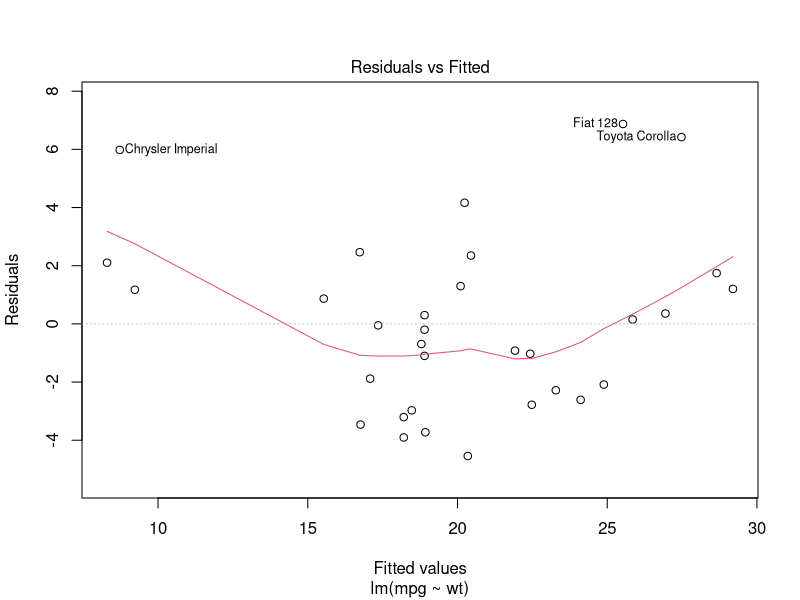
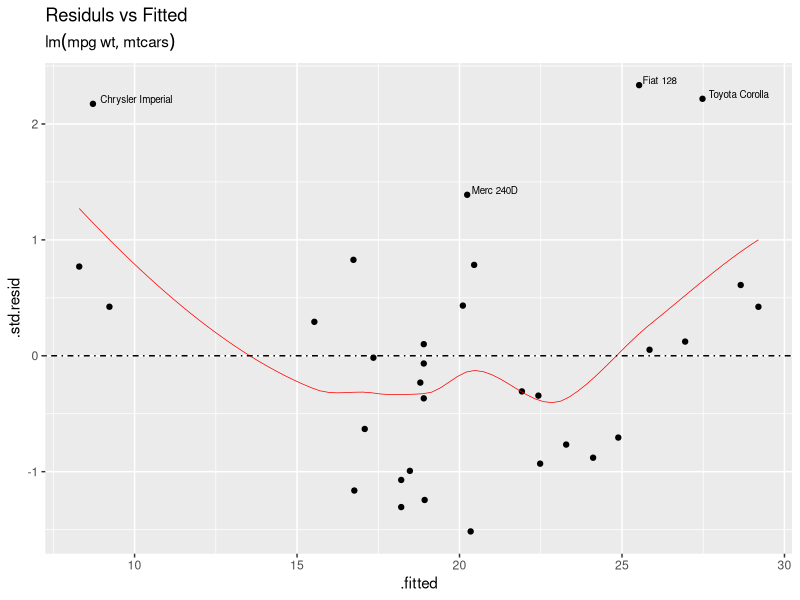
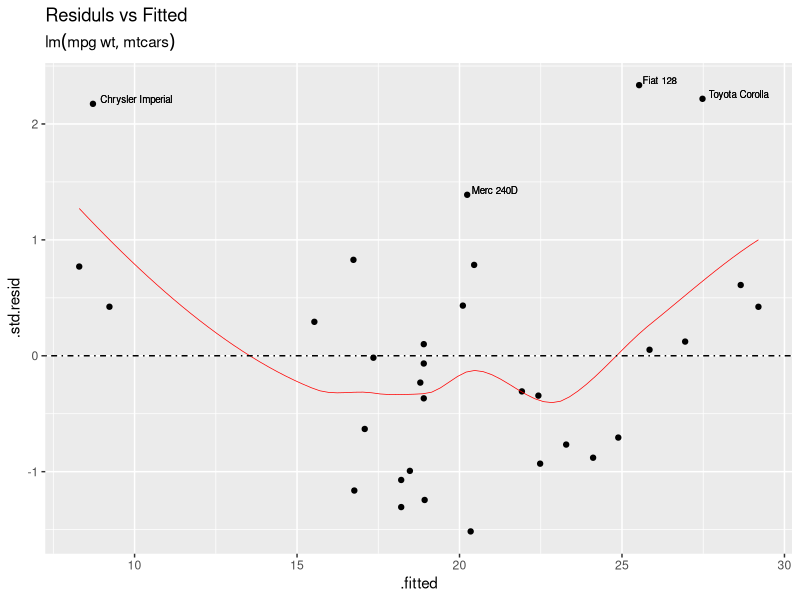
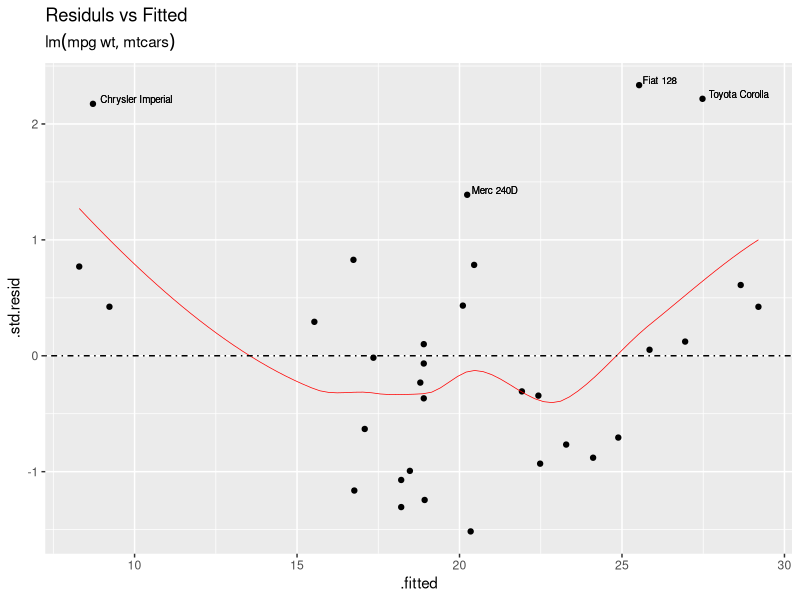
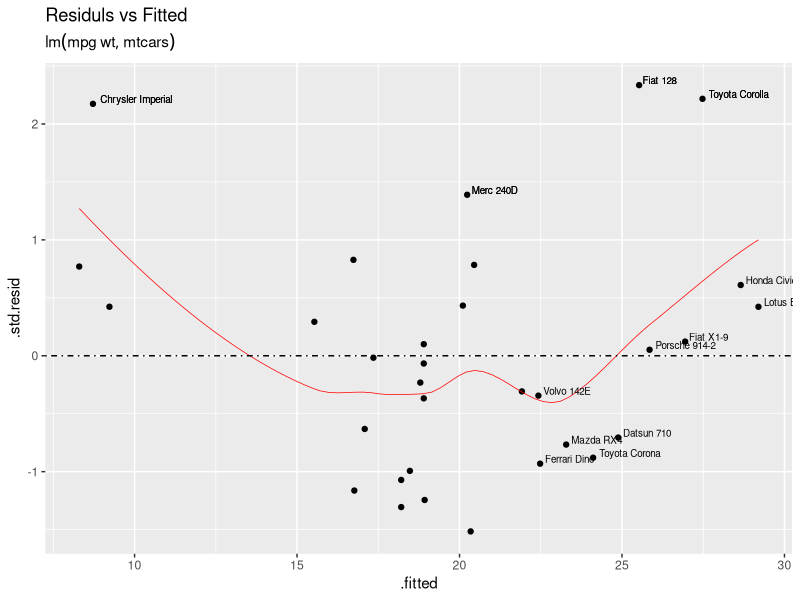
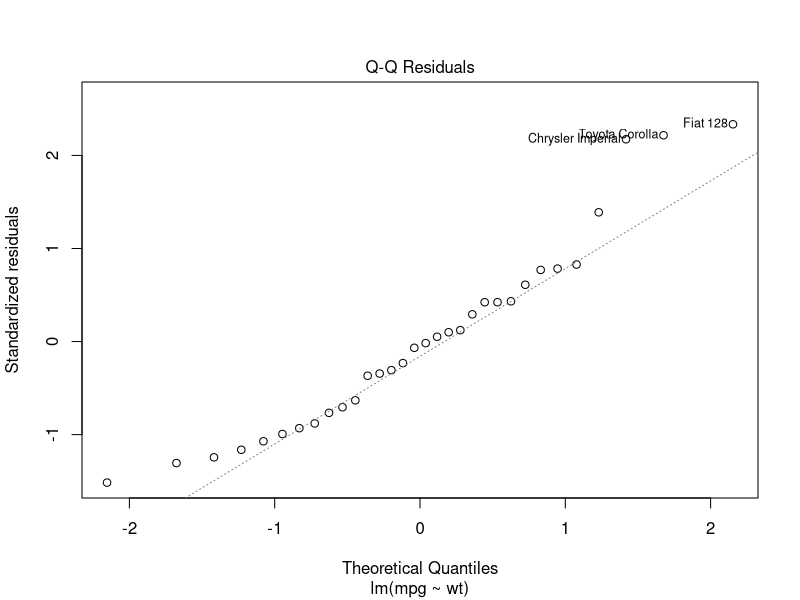
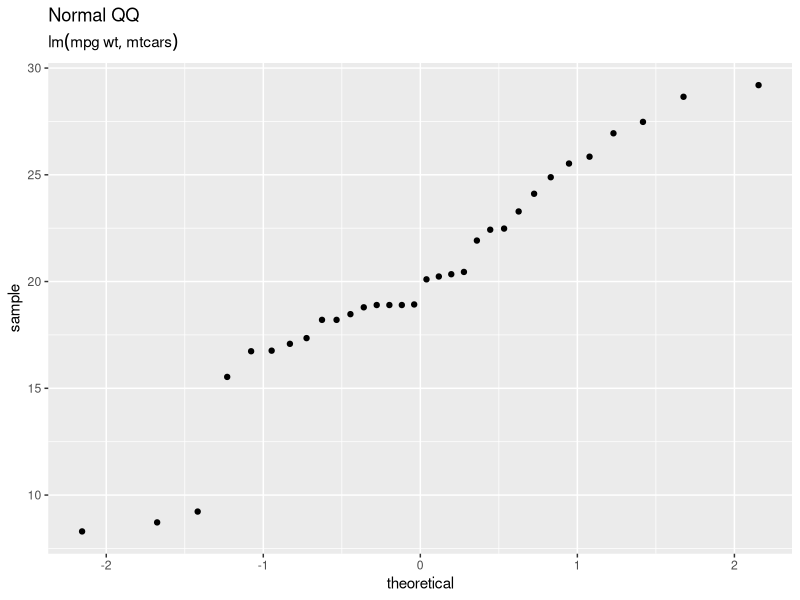
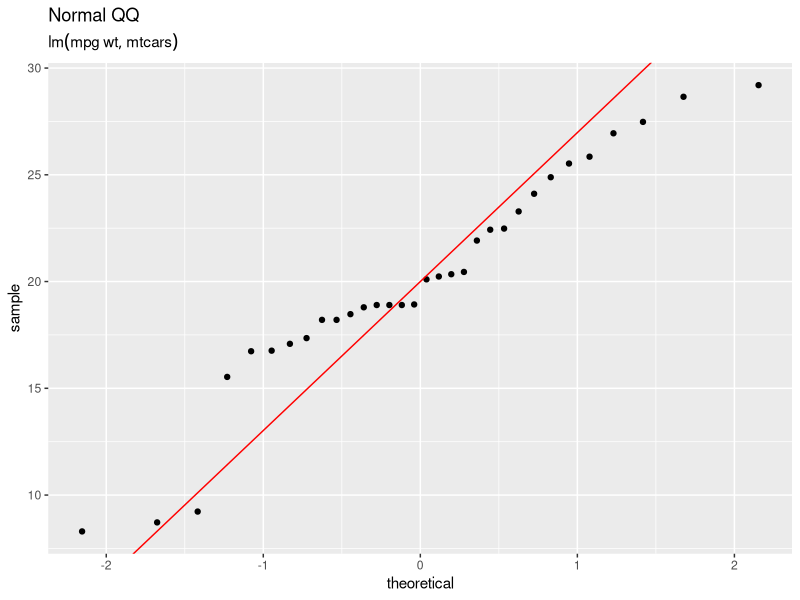

The R script that drew these images, in order: (Note: this script raises an error after producing the figures.)

# Tinker

library(tidyverse)
library(broom)

lm.1 <- lm(mpg ~ wt,data=mtcars)
glm.1 <- glm(vs ~ wt, family = binomial, data = mtcars)

########


#par(mfrow=c(2,3)) 
#plot(lm.1) 
#par(mfrow=c(1,1)) 

#resid vs fitt
tidy(lm.1)
glance(lm.1)
augment(lm.1)

############
My.Mod <- glm.1
My.Mod <- lm.1

Tidy.Mod <- augment(My.Mod)

class(My.Mod)
attributes(My.Mod)

################
# Res v Fitt
plot(My.Mod,which=1)

My.Method="auto"

D1  <- augment(My.Mod) %>% 
  ggplot(aes(x=.fitted,y=.std.resid)) +
  geom_point() +
  geom_smooth(method=My.Method,se=FALSE,colour="red",size=.25) +
  geom_hline(yintercept=0,linetype=4) +
  geom_text(aes(label=ifelse((.std.resid>1*IQR(.std.resid)),.rownames,"")),
             hjust=-0.1,vjust=-0.1,size=2.5) +
  labs(title="Residuls vs Fitted",subtitle=My.Mod$call)
#My.Mod$call
#glue("Model is {My.Mod$call} ")
D1

# geom_text(aes(label=ifelse((x>4*IQR(x)|y>4*IQR(y)),label,"")), hjust=1.1)
D1 +geom_text(aes(label=ifelse((.std.resid>1*IQR(.std.resid)),
                               .rownames,"")),
              hjust=-0.1,vjust=-0.1,size=2.5)

D1 +geom_text(aes(label=ifelse((.std.resid>1*IQR(.std.resid)),
                               .rownames,"")),
              hjust=-0.1,vjust=-0.1,size=2.5)


D1 +geom_text(aes(label=ifelse((.std.resid>1*IQR(.std.resid)|
                                  .fitted>abs(4*IQR(.fitted))),
                               .rownames,"")),
              hjust=-0.1,vjust=-0.1,size=2.5)

#################
# Normal QQ

plot(My.Mod,which=2)
geom_qq()
?geom_qq

D2  <- augment(My.Mod) %>% 
  ggplot(aes(sample=.fitted)) +
  stat_qq() +
  labs(title="Normal QQ",subtitle=My.Mod$call)

D2 

D2 + geom_abline(intercept = 20, slope = 37.285/5.344,colour="red")
D2 + geom_abline(intercept = -5.344 , slope = 37.285,colour="red")

D2 + geom_smooth(aes(x=sample,y=1))

####
y     <- quantile(My.Mod, c(0.25, 0.75)) # Find the 1st and 3rd quartiles
x     <- qnorm( c(0.25, 0.75))         # Find the matching normal values on the x-axis
slope <- diff(y) / diff(x)             # Compute the line slope
int   <- y[1] - slope * x[1]           # Compute the line intercept

D2 


################
#Scale Location
head(Tidy.Mod)
summary(sqrt(Tidy.Mod$.std.resid))

plot(My.Mod,which=3)

D3  <- augment(My.Mod) %>% 
  ggplot(aes(x=.fitted, y=sqrt(abs(.std.resid)))) +
  geom_point()+
  labs(title="Scale Location",subtitle=My.Mod$call) +
  geom_smooth(se=FALSE,colour="red",size=.25) 


D3

## text?
D3 + geom_text(aes(label=.rownames),
               nudge_x = 1,nudge_y = .1, colour="blue")

D3 + geom_text(aes(label=.rownames), colour="blue")
#y=top_n(5)

library(ggrepel)

D3 + geom_text_repel(aes(label = .rownames))

D3 + geom_text(aes(label=ifelse((.std.resid>1*IQR(.std.resid)),
                           .rownames,"")),
          hjust=-0.1,vjust=-0.1,size=2.5)

#######
#Cooks Distane

plot(My.Mod,which=4)

D4 <- augment(My.Mod) %>% 
  ggplot(aes(x=seq_along(.cooksd), y=.cooksd)) +
  geom_point(size = .75) +
  geom_col(width = .1) +
  labs(title="Cooks Dist",subtitle=My.Mod$call)+
  geom_text(aes(label=ifelse((.cooksd>.2),.rownames,"")),
             hjust=-0.1,vjust=-0.1,size=2.5) +
  geom_hline(yintercept=.2,linetype=4,colour="orange")

D4


D4 +geom_text(aes(label=ifelse((.cooksd>.2),.rownames,"")),
              hjust=-0.1,vjust=-0.1,size=2.5) +
  geom_hline(yintercept=.2,linetype=4,colour="orange")


############

plot(My.Mod,which=5)
head(Tidy.Mod)
tidy(My.Mod)
lev = hat(model.matrix(My.Mod))

D5 <- augment(My.Mod) %>% 
  ggplot(aes(x=.hat, y=.std.resid)) +
  geom_point() +
  geom_hline(yintercept=0,linetype=3) +
  labs(title="Resid vs Leverage",subtitle=My.Mod$call)

D5

######
plot(My.Mod,which=6)

D6 <- augment(My.Mod) %>% 
  ggplot(aes(x=.hat, y=.cooksd)) +
  geom_point() +
  labs(title="CooksD vs Leverage",subtitle=My.Mod$call) 

D6


###
#Panel

#grid extra
library(gridExtra)
grid.arrange(D1, D2, D3, D4, D5, D6, ncol=2)

plot(My.Mod,which=)


################################
#Example test


##################

#ifelse(class(My.Mod)=="lm",
#       print("It's a lm object, using broom then ggplot"),
#       ifelse(class(My.Mod)=="glm",
#       print("its glm"),
#       print("Unsure of modeltype object - so trying my best")))



# broke why token?

#if class(My.Mod)=="lm" {
#  print("It's an lm object, using broom then ggplot")
#} else if class(My.Mod)=="glm" {
#  print("It's an lm object, using broom then ggplot")
#} else {
#  print("Its not an lm/glm object - so trying my best")
#}



#plot(My.Mod,which=1)


D1  = augment(My.Mod) %>% 
  ggplot(aes(x=.fitted,y=.std.resid)) +
  geom_point() +
  geom_smooth(se=FALSE,colour="red",size=.25) +
  geom_hline(yintercept=0,linetype=3) +
  labs(title="Residuls vs Fitted",subtitle=My.Mod$call)


###

D1
